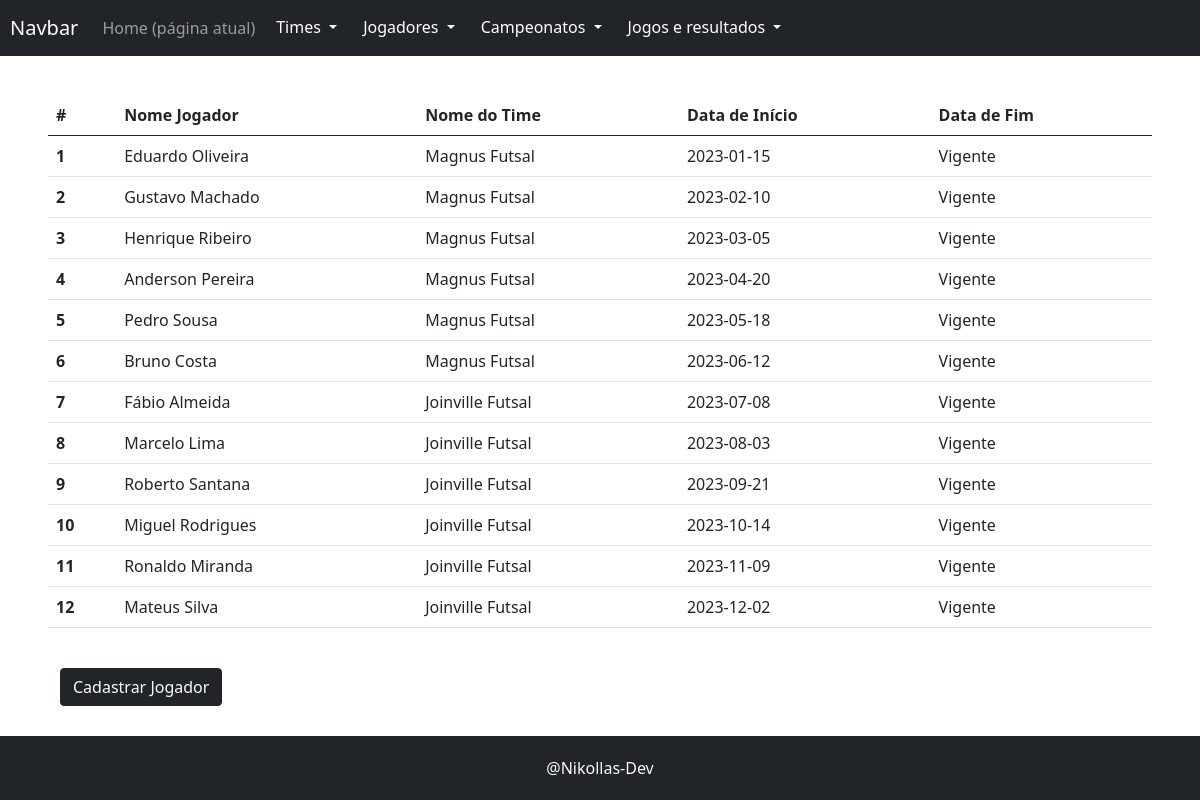
/campeonato/src/public/controles/exibir_jogadores.php, run on the app's committed database.
### tables this page shows
CREATE TABLE IF NOT EXISTS  Contrato (
    id INT AUTO_INCREMENT PRIMARY KEY,
    dt_inicio DATE NOT NULL,
    dt_fim DATE,
    id_jogador INT,
    id_time INT,
    FOREIGN KEY (id_jogador) REFERENCES Jogador(id),
    FOREIGN KEY (id_time) REFERENCES Time(id)
);

### campeonato/src/public/configuracoes/config.php (called while the page is built, shortened)
<?php
   function carregarInterface($interface, $dados = []){
        $caminhoArquivo = INTERFACES . "/" . $interface. ".php";
        require_once($caminhoArquivo);
    }
?>

### campeonato/src/public/controles/exibir_jogadores.php (called while the page is built)
<?php
    include('../configuracoes/config.php');
    $jogadores_contrato = [];
    $contratos = Contrato::selectAll();
    foreach ($contratos as $indice => $contrato){
        $jogador = Jogador::selectOne(['id'=>$contrato->id_jogador]);
        $time = Time::selectOne(['id'=>$contrato->id_time]);
        array_push($jogadores_contrato, ['id' => $jogador->id, 'id_contrato' => $contrato->id,
            'nome' => $jogador->nome ." ".$jogador->sobrenome,
            'id_time' => $time->id,
            'time' => $time->nome,
            'dt_inicio' => $contrato->dt_inicio,
            'dt_fim' => $contrato->dt_fim,
            ]);
    }
    carregarInterface('exibir_jogadores', ['jogadores' => $jogadores_contrato]);
?>

### campeonato/src/public/modelos/Banco.php (called while the page is built, shortened)
<?php
class Banco
{
    private static function conectarAoBanco()
    {
        $caminho = dirname(realpath('../modelos/')) . "/env.ini";
        $configuracoes = parse_ini_file($caminho);
        $sql_conn = new mysqli($configuracoes['host'], $configuracoes['username'], $configuracoes['password'], $configuracoes['dbname']);
        return $sql_conn;
    }
    public static function obterResultadoDoSql($sql)
    {
        try {
            $sql_conn = static::conectarAoBanco();
            $resultado = $sql_conn->query($sql);
            return $resultado;
        } catch (Exception $excp) {
            return $excp->getMessage();
        }
    }
}

### campeonato/src/public/modelos/Modelo.php (called while the page is built, shortened)
<?php
class Modelo
{
    protected static $nome_tabela = '';
    public static function selectAll($colunas = "*", $filtros = [])
    {
        $obejtos = [];
        $resultado = static::select($filtros, $colunas);
        if ($resultado) {
            while ($linha = $resultado->fetch_assoc()) {
                array_push($obejtos, new $class($linha));
            }
        }
        return $obejtos;
    }
    public static function select($filtros = [], $colunas = "*")
    {
        $sql = "SELECT ";
        if ($colunas === "*") {
            $sql .= $colunas;
        } else {
            foreach ($colunas as $col) {
                $sql .= $col . ",";
            }
            $sql[strlen($sql) - 1] = " ";
        }
        $sql .= " FROM " . static::$nome_tabela;
        if ($filtros) {
            $sql .= static::formatarFiltros($filtros);
        }
        $resultados = Banco::obterResultadoDoSql($sql);
        return $resultados;
    }
    public static function formatarFiltros($filtros)
    {
        $filtro_formatado = " WHERE ";
        $contador = 0;
        foreach ($filtros as $chave => $valor) {
            if ($contador > 0) {
                $filtro_formatado .= " AND " . $chave . "=" . static::formatarValor($valor);
            } else {
                $filtro_formatado .= $chave . "=" . static::formatarValor($valor);
            }
            $contador++;
        }
        return $filtro_formatado;
    }
    public static function formatarValor($valor)
    {
        return $valor;
    }
}

### campeonato/src/public/interfaces/exibir_jogadores.php (the view)
<?php require('componentes/cabecalho.php') ?>
    <div class="row col-12 table-responsive">
        <table class="table">
            <thead>
                <tr>
                    <th scope="col">#</th>
                    <th scope="col">Nome Jogador</th>
                    <th scope="col">Nome do Time</th>
                    <th scope="col">Data de Início</th>
                    <th scope="col">Data de Fim</th>
                </tr>
            </thead>
            <tbody>
                <?php foreach($jogadores as $arr => $jogador): ?>
                    <tr>
                        <th scope="row"><?= $jogador['id']?></th>
                        <td><?= $jogador['nome'] ?></td>
                        <td><?= $jogador['time'] ?></td>
                        <td><?= $jogador['dt_inicio']?></td>
                        <td><?= isset($jogador['dt_fim'])?$jogador['dt_fim']:"Vigente"?></td>
                    </tr>
                <?php endforeach; ?>
            </tbody>
        </table>
        <div class="col-12 mt-4">
            <button type="button" class="btn btn-dark"><a style="text-decoration: none;" class="text-light" href="../controles/cadastrar_jogadores.php" target="_blank">Cadastrar Jogador</a></button>
        </div>
    </div>
<?php require('componentes/rodape.php') ?>

### campeonato/src/public/interfaces/componentes/cabecalho.php (shortened to what this page needs)
<!DOCTYPE html>
<html lang="en">
<head>
    <link rel="stylesheet" href="../css/style.css">
    <link href="https://cdn.jsdelivr.net/npm/bootstrap@5.0.2/dist/css/bootstrap.min.css" rel="stylesheet">
</head>
<body>
    <header class="header">
        <nav class="navbar navbar-expand-lg navbar-dark bg-dark">
                <a class="navbar-brand" href="#">Navbar</a>
            <div class="collapse navbar-collapse" id="navbarScroll">
                <ul class="navbar-nav  navbar-nav-scroll">
                    <li class="nav-item">
                        <a class="nav-link" href="#">Home <span class="sr-only">(página atual)</span></a>
                    </li>
                    <li class="nav-item dropdown">
                        <button class="btn btn-dark btt-sm dropdown-toggle" data-bs-toggle="dropdown" aria-expanded="false">
                            Times
                        </button>
                    </li>
                    <li class="nav-item dropdown">
                        <button class="btn btn-dark btt-sm dropdown-toggle" data-bs-toggle="dropdown" aria-expanded="false">
                            Jogadores
                        </button>
                    </li>
                    <li class="nav-item dropdown">
                        <button class="btn btn-dark btt-sm dropdown-toggle" data-bs-toggle="dropdown" aria-expanded="false">
                            Campeonatos
                        </button>
                    </li>
                    <li class="nav-item dropdown">
                        <button class="btn btn-dark btt-sm dropdown-toggle" data-bs-toggle="dropdown" aria-expanded="false">
                            Jogos e resultados
                        </button>
                    </li>
                </ul>
            </div>
        </nav>
    </header>
    <main class="content d-flex align-items-center justify-content-center px-5">

### campeonato/src/public/interfaces/componentes/rodape.php
</main>
<footer class="footer bg-dark text-light d-flex align-items-center">
        <div class="container d-flex justify-content-center">
            <a>@Nikollas-Dev</a>
        </div>
    </footer>
</body>
</html>

### campeonato/src/public/css/style.css (style rules this page uses)
body { display: grid; grid-template-columns:1fr; grid-template-rows: 64px 1fr 64px; grid-template-areas: "header" "content" "footer" ; height: 100vh; margin: 0; }
header.header { grid-area: header; }
.navbar { padding: 10px; }
main.content { grid-area: content; }
footer.footer { grid-area: footer; background-color: blueviolet; }

### data on the page
contrato: id "2", nome "Gustavo Machado", time "Magnus Futsal", dt_inicio "2023-02-10", shows "Vigente"
contrato: id "3", nome "Henrique Ribeiro", time "Magnus Futsal", dt_inicio "2023-03-05", shows "Vigente"
contrato: id "4", nome "Anderson Pereira", time "Magnus Futsal", dt_inicio "2023-04-20", shows "Vigente"
contrato: id "5", nome "Pedro Sousa", time "Magnus Futsal", dt_inicio "2023-05-18", shows "Vigente"
contrato: id "6", nome "Bruno Costa", time "Magnus Futsal", dt_inicio "2023-06-12", shows "Vigente"
contrato: id "7", nome "Fábio Almeida", time "Joinville Futsal", dt_inicio "2023-07-08", shows "Vigente"
contrato: id "8", nome "Marcelo Lima", time "Joinville Futsal", dt_inicio "2023-08-03", shows "Vigente"
contrato: id "9", nome "Roberto Santana", time "Joinville Futsal", dt_inicio "2023-09-21", shows "Vigente"
contrato: id "10", nome "Miguel Rodrigues", time "Joinville Futsal", dt_inicio "2023-10-14", shows "Vigente"
contrato: id "11", nome "Ronaldo Miranda", time "Joinville Futsal", dt_inicio "2023-11-09", shows "Vigente"
contrato: id "12", nome "Mateus Silva", time "Joinville Futsal", dt_inicio "2023-12-02", shows "Vigente"

### other printed values
$jogador['id'] "1"
$jogador['nome'] "Eduardo Oliveira"
$jogador['time'] "Magnus Futsal"
$jogador['dt_inicio'] "2023-01-15"
